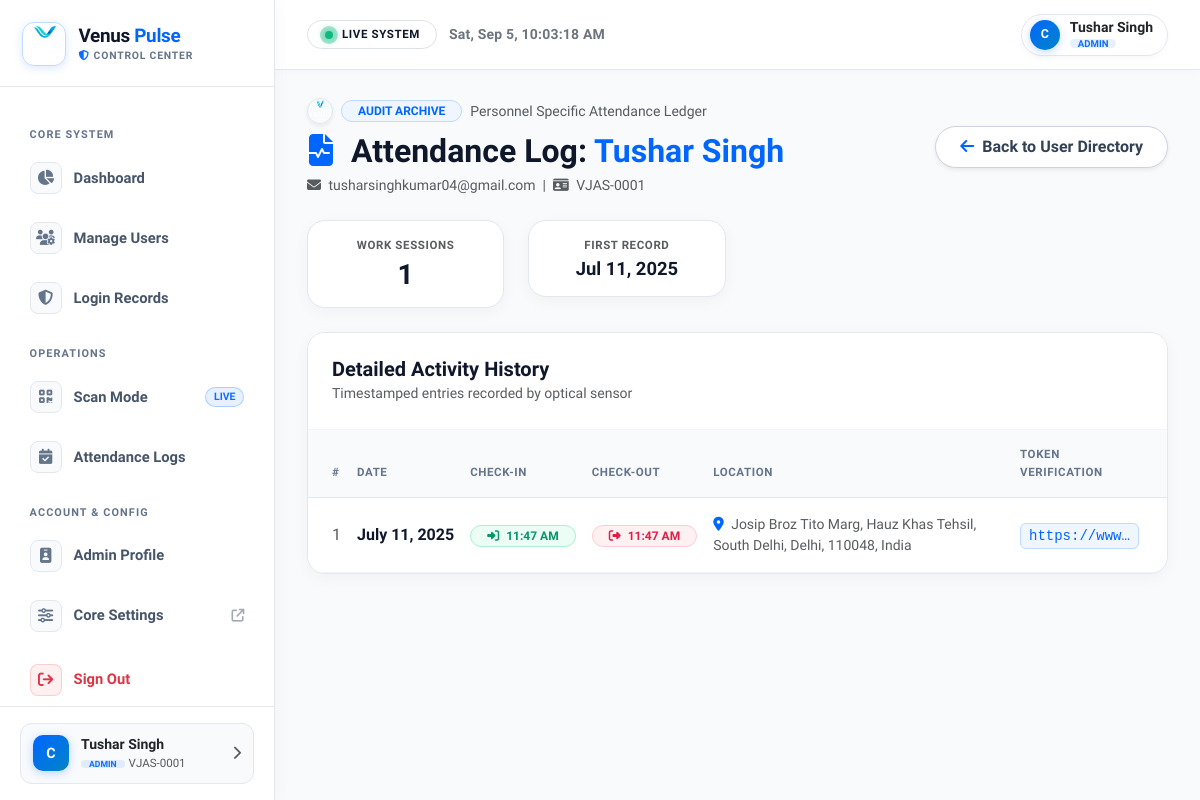
/attendance/user/1/ (signed in), run on an earlier commit of the app's database.
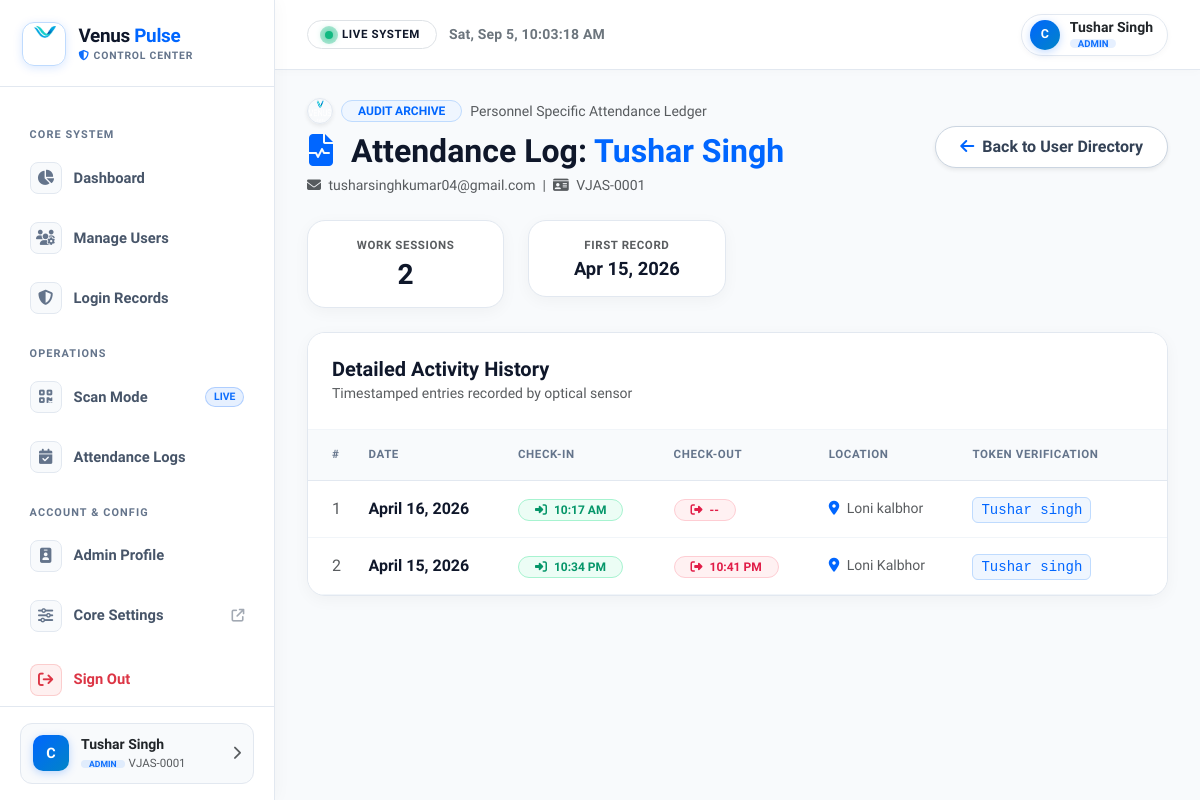
And on a later commit of the database.
### home/models.py (models this page shows, shortened)
class Attendance(models.Model):
    user = models.ForeignKey(User, on_delete=models.CASCADE)
    name = models.CharField(max_length=100, blank=True, null=True)
    email = models.EmailField(blank=True, null=True)
    qr_code = models.TextField()
    ip_address = models.GenericIPAddressField(blank=True, null=True)
    date = models.DateField(auto_now_add=True)
    time = models.TimeField(auto_now_add=True)
    ATTENDANCE_STATUS = (
        ('Present', 'Present'),
        ('Absent', 'Absent'),
        ('Late', 'Late'),
    )
    status = models.CharField(max_length=10, choices=ATTENDANCE_STATUS, default='Present')
    location_name = models.CharField(max_length=255, blank=True, null=True)
    location = models.CharField(max_length=255, blank=True, null=True)
    latitude = models.FloatField(blank=True, null=True)
    longitude = models.FloatField(blank=True, null=True)
    check_in = models.TimeField(blank=True, null=True)
    check_out = models.TimeField(blank=True, null=True)

### home/views.py (the view)
# urls.py: path('attendance/user/<int:user_id>/', views.user_attendance_detail, name='user_attendance_detail'),
@staff_member_required
def user_attendance_detail(request, user_id):
    user = get_object_or_404(User, pk=user_id)
    records = Attendance.objects.filter(
        user=user).order_by('-date', '-check_in')
    return render(request, 'user_attendance_detail.html', {'user_obj': user, 'records': records})

### templates/user_attendance_detail.html (shortened to what the changed rows need)
{% extends "admin_base.html" %}
{% load static %}
{% block content %}
<div class="container-fluid px-0">
  <div class="row mb-4 align-items-center">
    <div class="col-md-8 text-center text-md-start">
      <h2 class="fw-bold mb-1" style="color: #0f172a;">
        <i class="fas fa-file-medical-alt me-2" style="color: #0066ff;"></i> Attendance Log: <span style="color: #0066ff;">{{ user_obj.get_full_name|default:user_obj.username }}</span>
      </h2>
    </div>
  </div>
  <div class="row g-4 mb-4">
    <div class="col-md-3">
        <div class="card border rounded-4 text-center p-3 shadow-sm" style="background: #ffffff; border-color: #e2e8f0;">
            <div class="small fw-bold text-uppercase mb-1 text-muted" style="font-size: 0.72rem; letter-spacing: 0.6px;">Work Sessions</div>
            <div class="h3 fw-bold mb-0" style="color: #0f172a;">{{ records|length }}</div>
        </div>
    </div>
    <div class="col-md-3">
        <div class="card border rounded-4 text-center p-3 shadow-sm" style="background: #ffffff; border-color: #e2e8f0;">
            <div class="small fw-bold text-uppercase mb-1 text-muted" style="font-size: 0.72rem; letter-spacing: 0.6px;">First Record</div>
            <div class="h4 fw-bold mb-0" style="color: #0f172a; font-size: 1.15rem;">{{ records.last.date|date:"M d, Y"|default:"--" }}</div>
        </div>
    </div>
  </div>
  <div class="card border rounded-4 overflow-hidden shadow-sm" style="background: #ffffff; border-color: #e2e8f0;">
    <div class="card-body p-0">
      <div class="table-responsive">
        <table class="table align-middle mb-0" style="color: #334155;">
          <thead style="background: #f8fafc; border-bottom: 1px solid #e2e8f0;">
            <tr>
              <th class="ps-4 py-3 text-muted" style="font-size: 0.72rem; letter-spacing: 0.6px; text-transform: uppercase;">#</th>
              <th class="py-3 text-muted" style="font-size: 0.72rem; letter-spacing: 0.6px; text-transform: uppercase;">Date</th>
              <th class="py-3 text-muted" style="font-size: 0.72rem; letter-spacing: 0.6px; text-transform: uppercase;">Check-In</th>
              <th class="py-3 text-muted" style="font-size: 0.72rem; letter-spacing: 0.6px; text-transform: uppercase;">Check-Out</th>
              <th class="py-3 text-muted" style="font-size: 0.72rem; letter-spacing: 0.6px; text-transform: uppercase;">Location</th>
              <th class="pe-4 py-3 text-muted" style="font-size: 0.72rem; letter-spacing: 0.6px; text-transform: uppercase;">Token Verification</th>
            </tr>
          </thead>
          <tbody>
            {% for record in records %}
            <tr style="border-bottom: 1px solid #f1f5f9;">
              <td class="ps-4 py-3 text-muted">{{ forloop.counter }}</td>
              <td class="py-3 fw-bold text-nowrap" style="color: #0f172a;">{{ record.date|date:"F d, Y" }}</td>
              <td class="py-3">
                <span class="badge rounded-pill px-3 py-1 fw-bold" style="background: #ecfdf5; color: #059669; border: 1px solid #a7f3d0;">
                    <i class="fas fa-sign-in-alt me-1"></i> {{ record.check_in|time:"g:i A"|default:"--" }}
                </span>
              </td>
              <td class="py-3">
                <span class="badge rounded-pill px-3 py-1 fw-bold" style="background: #fff1f2; color: #e11d48; border: 1px solid #fecdd3;">
                    <i class="fas fa-sign-out-alt me-1"></i> {{ record.check_out|time:"g:i A"|default:"--" }}
                </span>
              </td>
              <td class="py-3 small text-muted">
                <i class="fas fa-location-dot me-1" style="color: #0066ff;"></i> {{ record.location_name|default:"--" }}
              </td>
              <td class="pe-4 py-3">
                <span class="small rounded px-2 py-1" style="max-width: 130px; font-family: monospace; background: #eff6ff; color: #0066ff; border: 1px solid #bfdbfe;" title="{{ record.qr_code }}">
                   {{ record.qr_code|truncatechars:12 }}
                </span>
              </td>
            </tr>
            {% endfor %}
          </tbody>
        </table>
      </div>
    </div>
  </div>
</div>
{% endblock %}

What changed in the data, as far as the page shows it:
removed Attendance: last "Jul 11, 2025", date "July 11, 2025", check_in "11:47 AM", check_out "11:47 AM", location_name "Josip Broz Tito Marg, Hauz Khas Tehsil, South Delhi, Delhi, 110048, India", qr_code "https://www…"
added Attendance: last "Apr 15, 2026", date "April 15, 2026", check_in "10:34 PM", check_out "10:41 PM", location_name "Loni Kalbhor", qr_code "Tushar singh"
added Attendance: date "April 16, 2026", check_in "10:17 AM", check_out "--", location_name "Loni kalbhor", qr_code "Tushar singh"
Also different on the page:
{{ records|length }}: "1" → "2"
